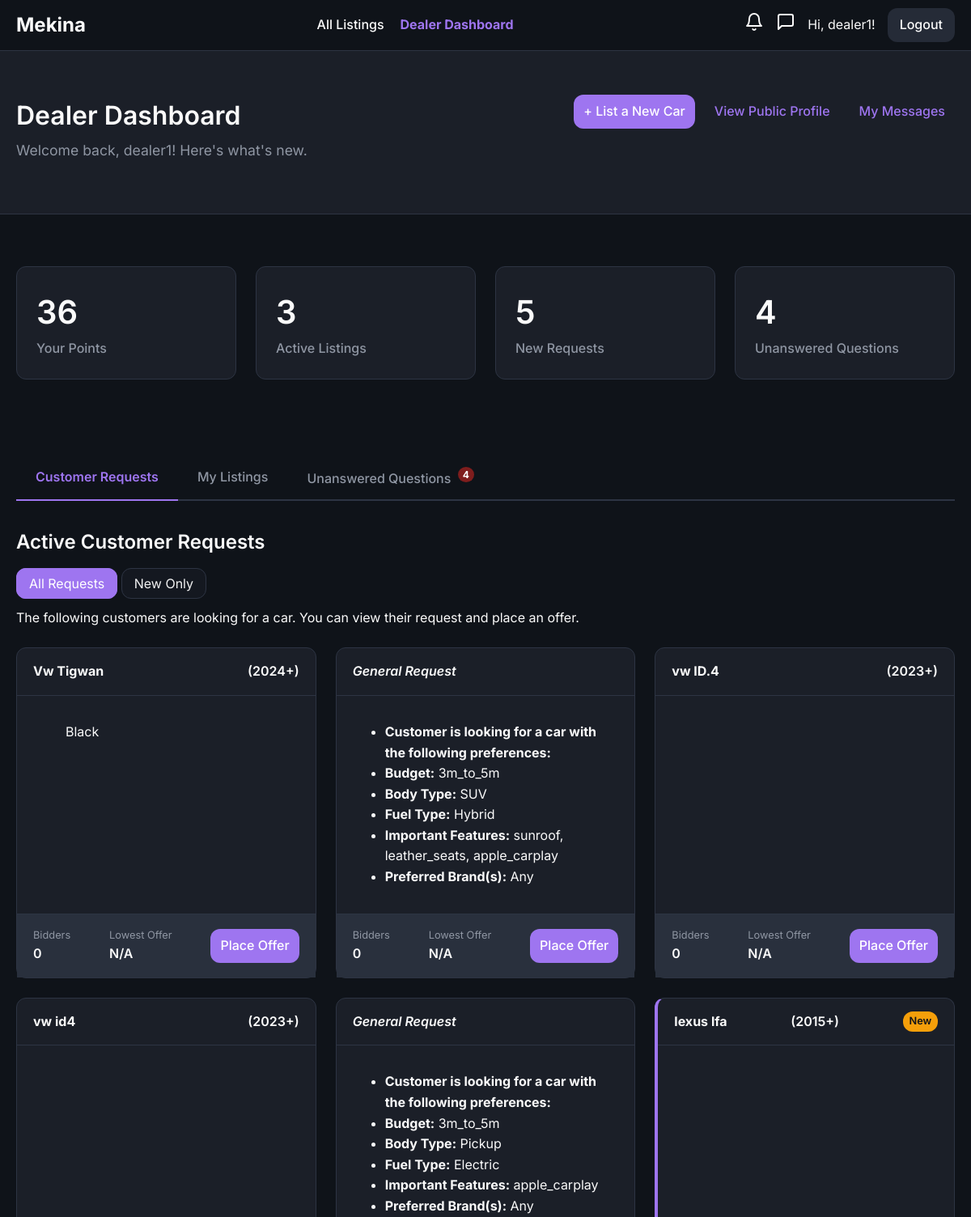
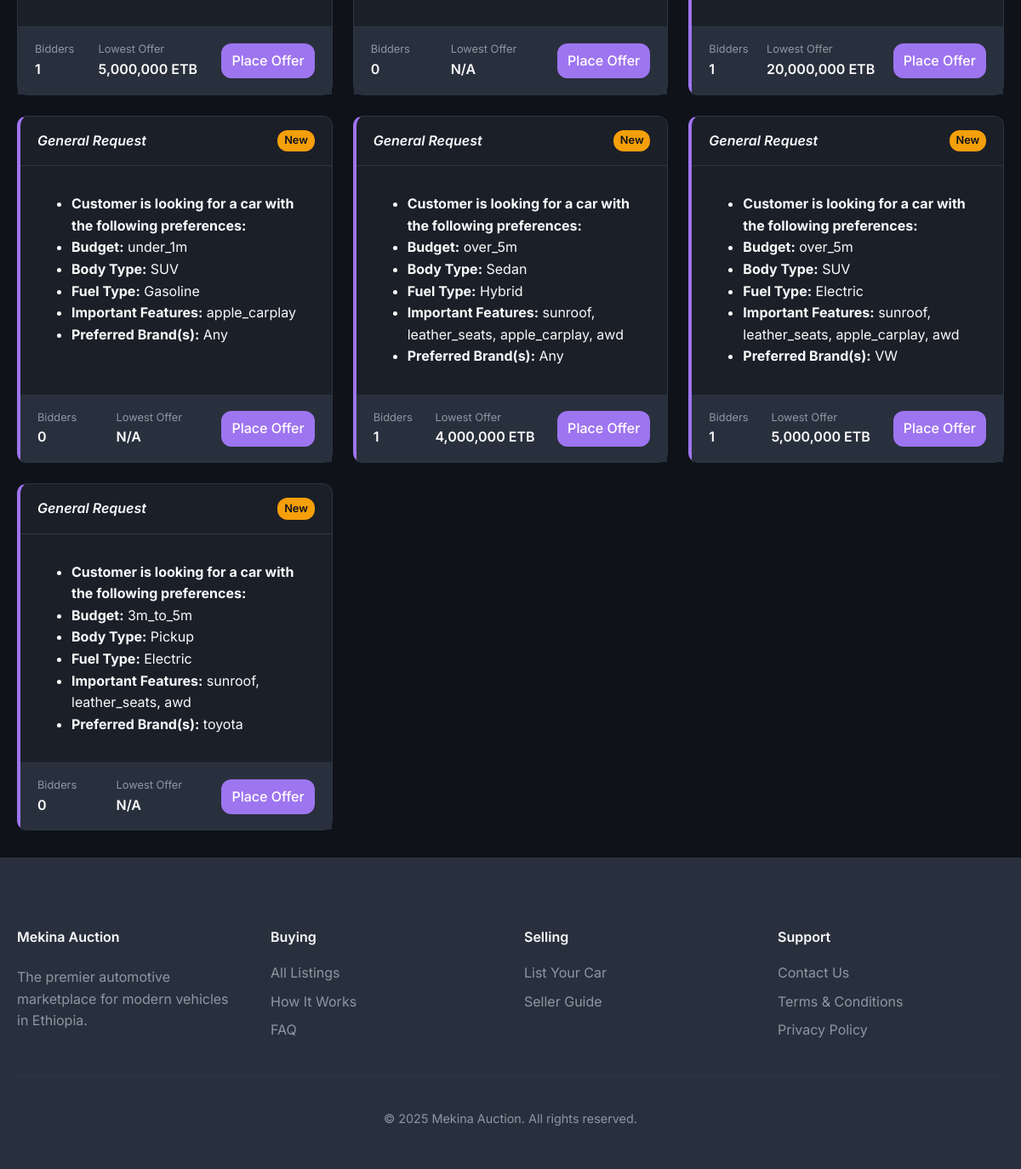
The app's page /dealer/dashboard (signed in) with its own data (2 pictures, top to bottom).
### models/user.py (models this page shows, shortened)
class User(UserMixin, db.Model):
    id = db.Column(db.Integer, primary_key=True)
    username = db.Column(db.String(64), index=True, unique=True, nullable=False)
    email = db.Column(db.String(120), index=True, unique=True, nullable=False)
    phone_number = db.Column(db.String(20), nullable=True)
    password_hash = db.Column(db.String(128))
    is_admin = db.Column(db.Boolean, default=False)
    is_dealer = db.Column(db.Boolean, default=False)
    is_rental_company = db.Column(db.Boolean, default=False)
    is_verified = db.Column(db.Boolean, default=False) # For verified dealers
    points = db.Column(db.Integer, nullable=False, default=5) # Points for dealers to bid
    cars = db.relationship('Car', backref='owner', lazy='dynamic')
    bids = db.relationship('Bid', backref='bidder', lazy='dynamic')
    dealer_bids = db.relationship('DealerBid', backref='dealer', lazy='dynamic')
    car_requests = db.relationship('CarRequest', backref='customer', lazy='dynamic')
    ratings_given = db.relationship('DealerRating', foreign_keys='DealerRating.buyer_id', back_populates='buyer', lazy='dynamic')
    ratings_received = db.relationship('DealerRating', foreign_keys='DealerRating.dealer_id', back_populates='dealer', lazy='dynamic')

### models/car_request.py (models this page shows)
class CarRequest(db.Model):
    __tablename__ = 'car_requests'
    id = db.Column(db.Integer, primary_key=True)
    make = db.Column(db.String(64), nullable=True)
    model = db.Column(db.String(64), nullable=True)
    min_year = db.Column(db.Integer, nullable=True)
    max_mileage = db.Column(db.Integer, nullable=True)
    notes = db.Column(db.Text, nullable=True)
    status = db.Column(db.String(20), default='active', nullable=False) # e.g., active, completed, expired
    created_at = db.Column(db.DateTime, default=datetime.utcnow)
    user_id = db.Column(db.Integer, db.ForeignKey('user.id'), nullable=False)
    dealer_bids = db.relationship('DealerBid', foreign_keys='DealerBid.request_id', backref='car_request', lazy='dynamic', cascade="all, delete-orphan")
    accepted_bid_id = db.Column(db.Integer, db.ForeignKey('dealer_bid.id', use_alter=True, name='fk_car_requests_accepted_bid_id'), nullable=True)
    accepted_bid = db.relationship('DealerBid', foreign_keys=[accepted_bid_id])

### routes/dealer.py (the view)
@dealer_bp.route('/dashboard')
@login_required
@dealer_required
def dashboard():
    filter_new = request.args.get('filter_new', 'false').lower() == 'true'
    bid_count_subquery = db.session.query(
        DealerBid.request_id,
        func.count(DealerBid.id).label('bid_count')
    ).group_by(DealerBid.request_id).subquery()
    lowest_offer_subquery = db.session.query(
        DealerBid.request_id,
        func.min(DealerBid.price).label('lowest_offer')
    ).group_by(DealerBid.request_id).subquery()
    viewed_requests_subquery = db.session.query(
        DealerRequestView.request_id
    ).filter(DealerRequestView.dealer_id == current_user.id).subquery()
    query = db.session.query(
        CarRequest,
        bid_count_subquery.c.bid_count,
        lowest_offer_subquery.c.lowest_offer,
        (CarRequest.id.in_(db.select(viewed_requests_subquery))).label('has_been_viewed')
    ).\
        outerjoin(bid_count_subquery, CarRequest.id == bid_count_subquery.c.request_id).\
        outerjoin(lowest_offer_subquery, CarRequest.id == lowest_offer_subquery.c.request_id).\
        filter(CarRequest.status == 'active')
    if filter_new:
        query = query.filter(CarRequest.id.notin_(db.select(viewed_requests_subquery)))
    active_requests = query.order_by(CarRequest.created_at.desc()).all()
    my_cars = Car.query.filter_by(owner_id=current_user.id).order_by(Car.id.desc()).all()
    my_car_ids = [car.id for car in my_cars]
    my_auctions = Auction.query.filter(Auction.car_id.in_(my_car_ids)).all()
    my_auction_ids = [auction.id for auction in my_auctions]
    unanswered_questions = Question.query.filter(
        Question.auction_id.in_(my_auction_ids),
        Question.answer_text == None
    ).order_by(Question.timestamp.desc()).all()
    unanswered_request_questions = RequestQuestion.query.join(DealerBid).filter(
        DealerBid.dealer_id == current_user.id,
        RequestQuestion.answer_text == None
    ).order_by(RequestQuestion.timestamp.desc()).all()
    return render_template(
        'dealer_dashboard.html',
        requests=active_requests,
        my_cars=my_cars,
        unanswered_questions=unanswered_questions,
        unanswered_request_questions=unanswered_request_questions,
        now=datetime.utcnow(),
        filter_new=filter_new
    )

### routes/dealer.py (called while the page is built)
def dealer_required(f):
    @wraps(f)
    def decorated_function(*args, **kwargs):
        if not current_user.is_authenticated or not (current_user.is_dealer or current_user.is_admin):
            abort(403) # Forbidden
        if not current_user.is_admin and 'dealer_id' in kwargs and kwargs['dealer_id'] != current_user.id:
            abort(403)
        return f(*args, **kwargs)
    return decorated_function

### templates/dealer_dashboard.html (shortened to what this page needs)
{% extends "base.html" %}
{% macro display_request_notes(notes) %}
    {% set lines = notes.split('\n') %}
    <ul class="request-notes-list">
    {% for line in lines %}
        {% if line.strip() and ':' in line %}
            {% set parts = line.split(':', 1) %}
            <li>
                <strong>{{ parts[0].replace('-', '').strip() }}:</strong>
                <span>{{ parts[1].strip() }}</span>
            </li>
        {% elif line.strip() %}
            <li>{{ line.strip() }}</li>
        {% endif %}
    {% endfor %}
    </ul>
{% endmacro %}
{% block main_content %}
<div class="dashboard-full-width-container">
    <div class="dashboard-header-wrapper">
        <div class="container">
            <div class="dashboard-header">
                <div class="header-main">
                    <h1>Dealer Dashboard</h1>
                    <p>Welcome back, {{ current_user.username }}! Here's what's new.</p>
                </div>
                <div class="header-actions">
                    <a href="{{ url_for('seller.submit_car') }}" class="btn approve">+ List a New Car</a>
                    <a href="{{ url_for('dealer.profile', dealer_id=current_user.id) }}" class="btn">View Public Profile</a>
                    <a href="{{ url_for('dealer.list_messages') }}" class="btn">My Messages</a>
                </div>
            </div>
        </div>
    </div>
    <div class="dashboard-stats-wrapper">
        <div class="container">
            <div class="dashboard-stat-grid">
                <div class="stat-card">
                    <h3>{{ current_user.points }}</h3>
                    <p>Your Points</p>
                </div>
                <div class="stat-card">
                    <h3>{{ my_cars|length }}</h3>
                    <p>Active Listings</p>
                </div>
                <div class="stat-card">
                    <h3>{{ requests|selectattr('3', 'false')|list|length }}</h3>
                    <p>New Requests</p>
                </div>
                <div class="stat-card">
                    <h3>{{ unanswered_request_questions|length }}</h3>
                    <p>Unanswered Questions</p>
                </div>
            </div>
        </div>
    </div>
    <div class="container">
        <div class="dashboard-tabs">
            <a href="#requests" class="tab-link active" data-tab="requests">Customer Requests</a>
            <a href="#listings" class="tab-link" data-tab="listings">My Listings</a>
            <a href="#questions" class="tab-link" data-tab="questions">Unanswered Questions {% if unanswered_request_questions %}<span class="notification-badge">{{ unanswered_request_questions|length }}</span>{% endif %}</a>
        </div>
        <div id="requests" class="tab-content active">
            <div class="dashboard-section">
                <h2>Active Customer Requests</h2>
                <div class="filter-bar">
                    <a href="{{ url_for('dealer.dashboard') }}" class="filter-btn {% if not filter_new %}active{% endif %}">All Requests</a>
                    <a href="{{ url_for('dealer.dashboard', filter_new='true') }}" class="filter-btn {% if filter_new %}active{% endif %}">New Only</a>
                </div>
                {% if requests %}
                    <p>The following customers are looking for a car. You can view their request and place an offer.</p>
                    <div class="request-grid">
                        {% for car_request, bid_count, lowest_offer, has_been_viewed in requests %}
                        <div class="request-card {% if not has_been_viewed %}new-request{% endif %}">
                            <a href="{{ url_for('dealer.place_bid', request_id=car_request.id) }}" class="card-main-link">
                                <div class="card-header">
                                    {% if car_request.make and car_request.model %}
                                        <strong>{{ car_request.make }} {{ car_request.model }}</strong> ({{ car_request.min_year or 'Any' }}+)
                                    {% else %}
                                        <em>General Request</em>
                                    {% endif %}
                                    {% if not has_been_viewed %}<span class="new-item-tag">New</span>{% endif %}
                                </div>
                                <div class="card-body">
                                    {% if car_request.make and car_request.model %}
                                        <blockquote class="compact">{{ car_request.notes|truncate(100) }}</blockquote>
                                    {% else %}
                                        {{ display_request_notes(car_request.notes) }}
                                    {% endif %}
                                </div>
                            </a>
                            <div class="card-footer">
                                <div class="footer-stat">
                                    <span>Bidders</span>
                                    <strong>{{ bid_count or 0 }}</strong>
                                </div>
                                <div class="footer-stat">
                                    <span>Lowest Offer</span>
                                    <strong>{% if lowest_offer %}{{ '{:,.0f}'.format(lowest_offer) }} ETB{% else %}N/A{% endif %}</strong>
                                </div>
                                <div class="footer-action">
                                    <a href="{{ url_for('dealer.place_bid', request_id=car_request.id) }}" class="btn approve small">Place Offer</a>
                                </div>
                            </div>
                        </div>
                        {% endfor %}
                    </div>
                {% else %}
                    <p>There are no active customer requests at the moment.</p>
                {% endif %}
            </div>
        </div>
    </div>
</div>
{% endblock %}

### templates/base.html (shortened to what this page needs)
<!DOCTYPE html>
<html lang="en">
<head>
    <link rel="stylesheet" href="{{ url_for('static', filename='css/style.css', v=now.timestamp()) }}">
</head>
<body class="{% block body_class %}{% endblock %}">
    <nav>
        <a href="{{ url_for('main.home') }}" class="nav-brand">Mekina</a>
        <div class="nav-menu" id="nav-menu">
            <ul>
                {% if current_user.is_authenticated and current_user.is_admin %}
                    <li><a href="{{ url_for('admin.dashboard') }}" class="{{ 'active' if request.endpoint == 'admin.dashboard' }}">Dashboard</a></li>
                    <li><a href="{{ url_for('admin.rental_management') }}" class="{{ 'active' if request.endpoint == 'admin.rental_management' }}">Manage Rentals</a></li>
                    <li><a href="{{ url_for('admin.dealer_management') }}" class="{{ 'active' if request.endpoint == 'admin.dealer_management' }}">Manage Dealers</a></li>
                    <li><a href="{{ url_for('admin.user_management') }}" class="{{ 'active' if request.endpoint == 'admin.user_management' }}">Users</a></li>
                    <li><a href="{{ url_for('auctions.list_auctions') }}" class="{{ 'active' if request.endpoint == 'auctions.list_auctions' }}">Manage Listings</a></li>
                {% elif current_user.is_authenticated and current_user.is_rental_company %}
                    <li><a href="{{ url_for('rentals.dashboard') }}" class="{{ 'active' if request.endpoint == 'rentals.dashboard' }}">Rental Dashboard</a></li>
                {% elif current_user.is_authenticated and current_user.is_dealer %}
                    <li><a href="{{ url_for('main.all_listings') }}" class="{{ 'active' if request.endpoint == 'main.all_listings' }}">All Listings</a></li>
                    <li><a href="{{ url_for('dealer.dashboard') }}" class="{{ 'active' if request.endpoint == 'dealer.dashboard' }}">Dealer Dashboard</a></li>
                {% endif %}
            </ul>
            <div class="nav-right">
                {% if current_user.is_authenticated %}
                    <a href="{{ url_for('main.notifications') }}" class="desktop-icon-link notification-bell-link {% if request.endpoint == 'main.notifications' %}active{% endif %}">
                    </a>
                    {% if current_user.is_dealer %}
                        <a href="{{ url_for('dealer.list_messages') }}" class="desktop-icon-link {% if 'dealer.list_messages' in request.endpoint or 'dealer.view_conversation' in request.endpoint %}active{% endif %}">
                            <svg xmlns="http://www.w3.org/2000/svg" width="24" height="24" viewBox="0 0 24 24" fill="none" stroke="currentColor" stroke-width="2" stroke-linecap="round" stroke-linejoin="round" class="feather feather-message-square"><path d="M21 15a2 2 0 0 1-2 2H7l-4 4V5a2 2 0 0 1 2-2h14a2 2 0 0 1 2 2z"></path></svg>
                        </a>
                    {% endif %}
                    <span class="desktop-username">Hi, {{ current_user.username }}!</span>
                    <a href="{{ url_for('auth.logout') }}" class="nav-button">Logout</a>
                {% else %}
                    <a href="{{ url_for('auth.login') }}" class="nav-button">Login</a>
                    <a href="{{ url_for('auth.register') }}" class="nav-button">Register</a>
                {% endif %}
            </div>
        </div>
    </nav>
    {% block main_content %}{% endblock %}
    <footer class="site-footer">
        <div class="container">
            <div class="footer-content-grid">
                <div class="footer-brand">
                    <h4>Mekina Auction</h4>
                    <p>
                        The premier automotive marketplace for modern vehicles in Ethiopia.
                    </p>
                </div>
                <div class="footer-links">
                    <h4>Buying</h4>
                    <ul>
                        <li><a href="{{ url_for('main.all_listings') }}">All Listings</a></li>
                        <li><a href="{{ url_for('main.how_it_works') }}">How It Works</a></li>
                        <li><a href="#">FAQ</a></li>
                    </ul>
                </div>
                <div class="footer-links">
                    <h4>Selling</h4>
                    <ul>
                        <li><a href="{{ url_for('seller.submit_car') }}">List Your Car</a></li>
                        <li><a href="#">Seller Guide</a></li>
                    </ul>
                </div>
                <div class="footer-links">
                    <h4>Support</h4>
                    <ul>
                        <li><a href="#">Contact Us</a></li>
                        <li><a href="#">Terms & Conditions</a></li>
                        <li><a href="#">Privacy Policy</a></li>
                    </ul>
                </div>
            </div>
            <div class="footer-bottom">
                <p>&copy; {{ now.year }} Mekina Auction. All rights reserved.</p>
            </div>
        </div>
    </footer>
</body>
</html>

### records on screen
User: username "dealer1", points "36"
CarRequest: make "Vw", model "Tigwan", min_year "2024", notes "Black", bid_count "0", shows "N/A"
CarRequest: shows "General Request", parts "Customer is looking for a car with the following preferences" "Budget" "Body Type" "Fuel Type" "Important Features" "Preferred Brand(s)", parts "3m_to_5m" "SUV" "Hybrid" "sunroof, leather_seats, apple_carplay" "Any", bid_count "0", shows "N/A"
CarRequest: make "vw", model "ID.4", min_year "2023", bid_count "0", shows "N/A"
CarRequest: make "vw", model "id4", min_year "2023", bid_count "1", lowest_offer "5,000,000"
CarRequest: shows "General Request", parts "Customer is looking for a car with the following preferences" "Budget" "Body Type" "Fuel Type" "Important Features" "Preferred Brand(s)", parts "3m_to_5m" "Pickup" "Electric" "apple_carplay" "Any", bid_count "0", shows "N/A"
CarRequest: make "lexus", model "lfa", min_year "2015", shows "New", bid_count "1", lowest_offer "20,000,000"
CarRequest: shows "General Request", shows "New", parts "Customer is looking for a car with the following preferences" "Budget" "Body Type" "Fuel Type" "Important Features" "Preferred Brand(s)", parts "under_1m" "SUV" "Gasoline" "apple_carplay" "Any", bid_count "0", shows "N/A"
CarRequest: shows "General Request", shows "New", parts "Customer is looking for a car with the following preferences" "Budget" "Body Type" "Fuel Type" "Important Features" "Preferred Brand(s)", parts "over_5m" "Sedan" "Hybrid" "sunroof, leather_seats, apple_carplay, awd" "Any", bid_count "1", lowest_offer "4,000,000"
CarRequest: shows "General Request", shows "New", parts "Customer is looking for a car with the following preferences" "Budget" "Body Type" "Fuel Type" "Important Features" "Preferred Brand(s)", parts "over_5m" "SUV" "Electric" "sunroof, leather_seats, apple_carplay, awd" "VW", user "1", lowest_offer "5,000,000"
CarRequest: shows "General Request", shows "New", parts "Customer is looking for a car with the following preferences" "Budget" "Body Type" "Fuel Type" "Important Features" "Preferred Brand(s)", parts "3m_to_5m" "Pickup" "Electric" "sunroof, leather_seats, awd" "toyota", bid_count "0", shows "N/A"

### other values on screen
{{ my_cars|length }} "3"
{{ requests|selectattr('3', 'false')|list|length }} "5"
{{ unanswered_request_questions|length }} "4"
